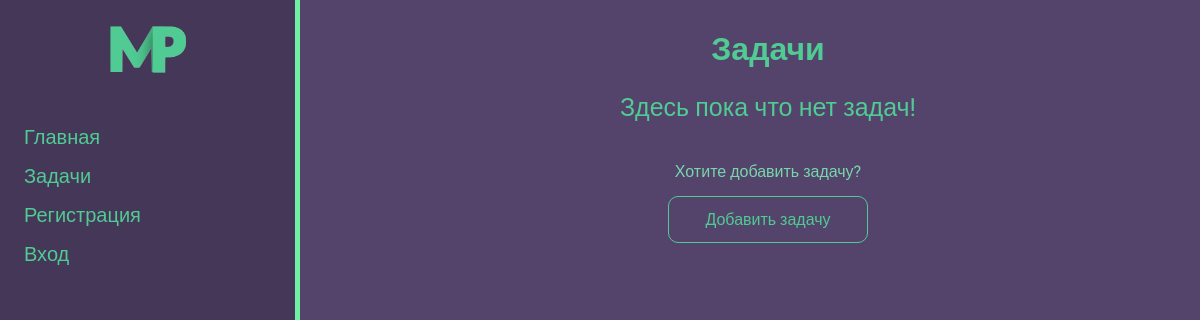
/tasks/2/, run on an earlier commit of the app's database.
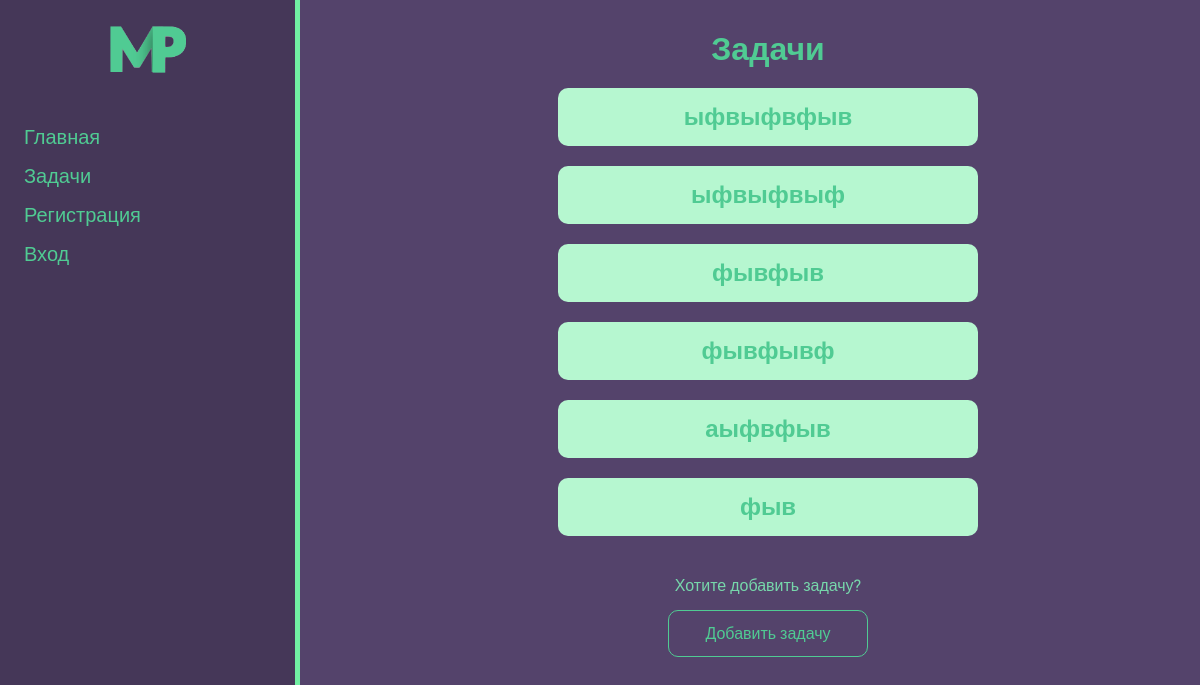
And on a later commit of the database.
### tasks/models.py (models this page shows, shortened)
class Tasks(models.Model):
	id = models.AutoField(primary_key=True)
	author = models.ForeignKey(User, on_delete=models.CASCADE, null=True, blank=True)
	title = models.CharField('Title', max_length=50)
	task = models.TextField('Task')
	date = models.DateTimeField(auto_now_add=True, null=True, blank=True)
	updated_date = models.DateTimeField(auto_now=True, null=True, blank=True)
	type = models.ForeignKey('Type', on_delete=models.PROTECT, null=True)
	class Meta:
		verbose_name = 'Задача'
		verbose_name_plural = 'Задачи'
		ordering = ('-date',)

### tasks/views.py (the view)
# urls.py: path('<int:type_id>/', views.task_type, name='type'),
def task_type(request, type_id):
	tasks = Tasks.objects.filter(type_id=type_id)
	data = {
		'title': 'Задачи',
		'tasks': tasks,
		'type_id': type_id
	}
	return render(request, 'tasks/tasks_type.html', data)

### tasks/templates/tasks/tasks_type.html (shortened to what this page needs)
{% extends 'layout.html' %}
{% load static %}
{% block links %}<link rel="stylesheet" href="{% static 'tasks/css/tasks_home.css' %}">{% endblock %}
{% block content %}
	<h1>Задачи</h1>
	{% if tasks %}
		{% for element in tasks %}
			<a class="task" href="{% url 'task-detail' type_id element.id %}">
				<h2>{{ element.title }}</h2>
			</a>
		{% endfor %}
		<p class="quetion">Хотите добавить задачу?</p>
		<a href="{% url 'create' %}" class="add-task">Добавить задачу</a>
	{% else %}
		<p class="warning">Здесь пока что нет задач!</p>
		<p class="quetion">Хотите добавить задачу?</p>
		<a href="{% url 'create' %}" class="add-task">Добавить задачу</a>
	{% endif %}
{% endblock %}

### main/templates/layout.html (shortened to what this page needs)
{% load static %}
<!DOCTYPE html>
<html lang="ru">
<head>
	<link rel="stylesheet" href="{% static 'style.css' %}">
	{% block links %}{% endblock %}
</head>
<body>
	<aside>
		<a class="logo" href="{% url 'home' %}">
			<img src="{% static 'main/img/MathPracticeLogo.png' %}" alt="logo">
		</a>
		<nav class="navigation">
			<ul>
				<a href="{% url 'home' %}"><li>Главная</li></a>
				<a href="{% url 'tasks_home' %}"><li>Задачи</li></a>
				{% if user.is_authenticated %}
					<a href="{% url 'logout' %}"><li>Выход</li></a>
				{% else %}
					<a href="{% url 'register' %}"><li>Регистрация</li></a>
					<a href="{% url 'login' %}"><li>Вход</li></a>
				{% endif %}
			</ul>
		</nav>
	</aside>
	<main>
		<div class="main">
			{% block content %}
			{% endblock %}
		</div>
	</main>
</body>
</html>

### main/static/style.css (style rules this page uses)
*,:after,:before { -webkit-box-sizing:border-box;box-sizing:border-box }
body { font-family:"Roboto",sans-serif;font-size:16px;color:#50cb93;background:#54436b;margin:0;padding:0 }
h1,h2,h3,h4,h5,h6 { margin:0 }
a { text-decoration:none;color:#50cb93 }
ul li { list-style:none }
aside { float:left;width:25%;padding:2%;height:100vh;border-right:5px solid #71efa3;position:fixed;background:#453758;-webkit-transition:left 0.3s linear;transition:left 0.3s linear }
aside .logo { margin-bottom:50px;width:100%;display:-webkit-box;display:-ms-flexbox;display:flex;-webkit-box-align:end;-ms-flex-align:end;align-items:flex-end;-webkit-box-pack:justify;-ms-flex-pack:justify;justify-content:space-between }
aside .logo img { float:left;width:80px;height:auto;max-width:100%;margin:0 auto }
aside nav ul { -webkit-padding-start:0;padding-inline-start:0 }
aside nav ul a li { font-size:20px;margin-bottom:15px;display:block;-webkit-transition:color 0.2s linear,-webkit-transform 0.2s linear;transition:color 0.2s linear,-webkit-transform 0.2s linear;transition:transform 0.2s linear,color 0.2s linear;transition:transform 0.2s linear,color 0.2s linear,-webkit-transform 0.2s linear }
main { position:absolute;left:29%;margin:10px auto 0;width:70% }
main .main { text-align:center }
a.add-task { border:1px solid #50cb93;background:transparent;border-radius:10px;padding:13px;-webkit-transition:color 0.2s linear,background 0.2s linear;transition:color 0.2s linear,background 0.2s linear;margin-bottom:20px;display:block;width:200px;margin:-20px auto 20px }

### tasks/static/tasks/css/tasks_home.css (style rules this page uses)
h1 { text-align:center;margin:20px auto 15px }
.task { display:block;background:#b6f7d0;width:50%;margin:20px auto;padding:15px;cursor:pointer;border-radius:10px;-webkit-transition:-webkit-transform 0.3s ease-in-out;transition:-webkit-transform 0.3s ease-in-out;transition:transform 0.3s ease-in-out;transition:transform 0.3s ease-in-out,-webkit-transform 0.3s ease-in-out;margin-bottom:20px }
.task h2 { text-align:center }
p.quetion,p.warning { text-align:center;font-size:25px;margin-bottom:35px }
p.quetion { font-size:16px;margin-top:40px;color:#77d7ab }

What changed in the data, as far as the page shows it:
added Tasks: title "ыфвыфвфыв"
added Tasks: title "ыфвыфвыф"
added Tasks: title "фывфыв"
added Tasks: title "фывфывф"
added Tasks: title "аыфвфыв"
added Tasks: title "фыв"
Also different on the page:
text no longer shown: "Здесь пока что нет задач!"
